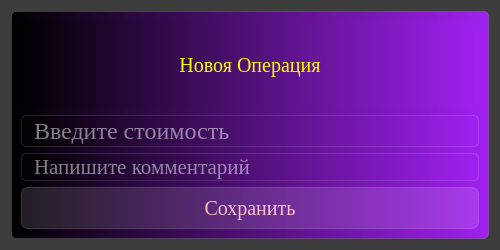
<?xml version="1.0" encoding="UTF-8"?>
<ui version="4.0">
 <class>Dialog</class>
 <widget class="QDialog" name="Dialog">
  <property name="geometry">
   <rect>
    <x>0</x>
    <y>0</y>
    <width>500</width>
    <height>250</height>
   </rect>
  </property>
  <property name="windowTitle">
   <string>Dialog</string>
  </property>
  <property name="styleSheet">
   <string notr="true">background-color: rgb(61, 61, 61);</string>
  </property>
  <layout class="QVBoxLayout" name="verticalLayout_2">
   <item>
    <widget class="QFrame" name="frame">
     <property name="maximumSize">
      <size>
       <width>16777215</width>
       <height>1000</height>
      </size>
     </property>
     <property name="styleSheet">
      <string notr="true">font-family: Georgia;
background-color:qlineargradient(spread:pad, x1:0, y1:0, x2:1, y2:0, stop:0 rgba(0, 0, 0, 255), stop:1 rgba(160, 32, 240, 255));
border: 1px solid rgba(255,255,255,30);
border-radius: 5px;</string>
     </property>
     <property name="frameShape">
      <enum>QFrame::StyledPanel</enum>
     </property>
     <property name="frameShadow">
      <enum>QFrame::Raised</enum>
     </property>
     <layout class="QVBoxLayout" name="verticalLayout">
      <item>
       <widget class="QLabel" name="label">
        <property name="font">
         <font>
          <family>Georgia</family>
          <pointsize>15</pointsize>
         </font>
        </property>
        <property name="layoutDirection">
         <enum>Qt::LeftToRight</enum>
        </property>
        <property name="styleSheet">
         <string notr="true">color: yellow;
font-weigth bold;
font-size: 15pt;
backgroung-color: none;
border: none;</string>
        </property>
        <property name="text">
         <string>Новоя Операция</string>
        </property>
        <property name="alignment">
         <set>Qt::AlignCenter</set>
        </property>
       </widget>
      </item>
      <item>
       <widget class="QLineEdit" name="price">
        <property name="font">
         <font>
          <family>Georgia</family>
          <pointsize>18</pointsize>
         </font>
        </property>
        <property name="styleSheet">
         <string notr="true">font-size: 18pt;
color: white;
padding-left: 10px;</string>
        </property>
        <property name="placeholderText">
         <string>Введите стоимость</string>
        </property>
       </widget>
      </item>
      <item>
       <widget class="QLineEdit" name="comment">
        <property name="styleSheet">
         <string notr="true">font-size: 16pt;
color: white;
padding-left: 10px;</string>
        </property>
        <property name="placeholderText">
         <string>Напишите комментарий</string>
        </property>
       </widget>
      </item>
      <item>
       <widget class="QPushButton" name="pushButton">
        <property name="font">
         <font>
          <family>Georgia</family>
          <pointsize>15</pointsize>
         </font>
        </property>
        <property name="styleSheet">
         <string notr="true">QPushButton {
color: pink;
background-color: rgba(255,255,255,30);
border: 1px solid rgba(255,255,255,40);
border-radius: 7px;
width: 150px;
height: 40px;
}
QPushButton:hover {
color: white;
background-color: rgba(255,255,255,40);
}
QPushButton:pressed {
color: white;
background-color: rgba(255,255,255,70);
}</string>
        </property>
        <property name="text">
         <string>Сохранить</string>
        </property>
       </widget>
      </item>
     </layout>
    </widget>
   </item>
  </layout>
 </widget>
 <resources/>
 <connections/>
</ui>
